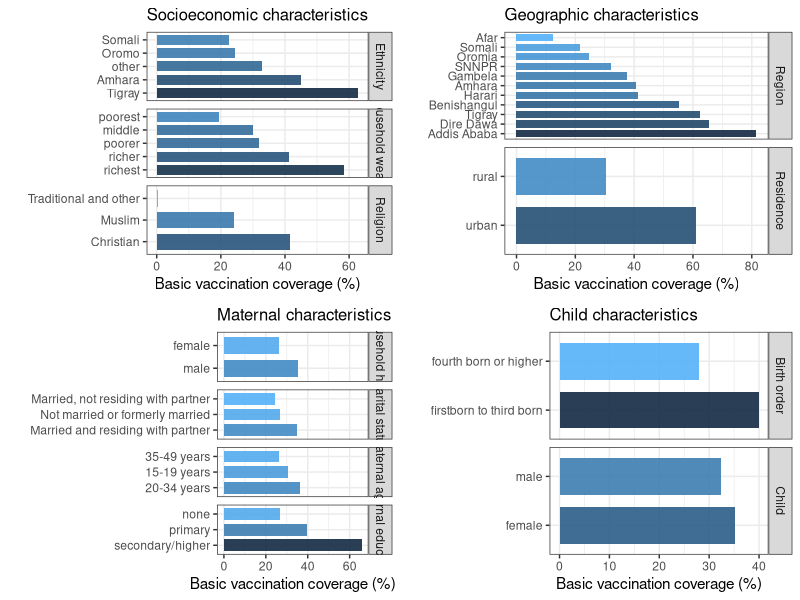
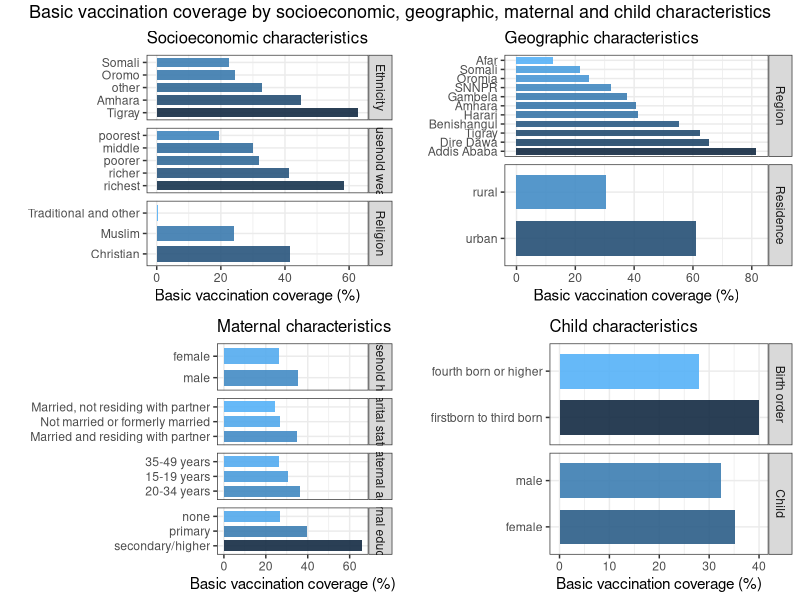
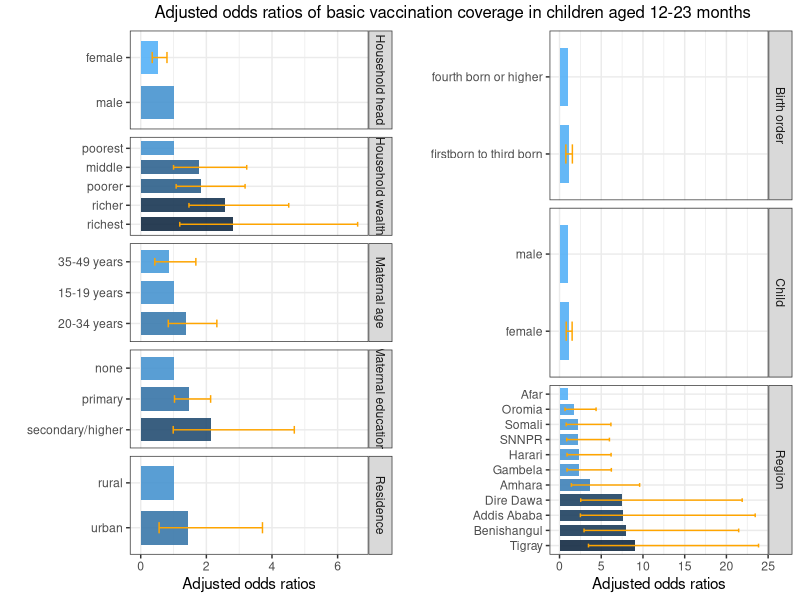

The R source for these figures, in order:
# Plots for vaccine equity in Ethiopia study 

# load libraries
library (data.table)
library (ggplot2)
library (ggpubr)

# clear workspace
rm (list = ls ())

# ------------------------------------------------------------------------------
# Plot - Vaccination coverage
# Vaccination coverage in Ethiopia among children aged 12-23 months by 
# socioeconomic, geographic, maternal and child characteristics.
#   socioeconomic (household wealth, religion, ethnicity)
#   geographic (area of residence, region)
#   maternal (maternal age at birth, maternal education, maternal marital status, sex of household head) 
#   child (sex of child, birth order) characteristics
# ------------------------------------------------------------------------------

# read file with plot data
plot_data <- fread ("data_coverage.csv")
plot_list <- vector (mode = "list", length = 4)

# loop through plots for vaccination coverage
for (i in 1:4) {
  
  plot_dat <- switch (i, 
                      # socioeconomic characteristics
                      "1" = plot_data [characteristics == "Household wealth" | 
                                         characteristics == "Religion" |
                                         characteristics == "Ethnicity"],
                      # geographic characteristics
                      "2" = plot_data [characteristics == "Residence" | 
                                         characteristics == "Region"],
                      # maternal characteristics
                      "3" = plot_data [characteristics == "Maternal age" | 
                                         characteristics == "Maternal education" | 
                                         characteristics == "Marital status" |
                                         characteristics == "Household head"], 
                      # child characteristics
                      "4" = plot_data [characteristics == "Child" | 
                                         characteristics == "Birth order"]
                      )
  
  # plot title
  plot_title <- switch (i, 
                        "1" = "Socioeconomic characteristics", 
                        "2" = "Geographic characteristics", 
                        "3" = "Maternal characteristics", 
                        "4" = "Child characteristics")
  
  # plot
  plot_list [[i]] <- ggplot (data = plot_dat, 
                             aes (x = reorder (specific_characteristics, -coverage), 
                                  y = coverage, 
                                  fill = -coverage)) + 
    geom_bar (stat = "identity", width = 0.75, alpha=0.9) + 
    labs (x = "",
          y = "Basic vaccination coverage (%)", 
          title = plot_title
          ) +
    # ggtitle (plot_title) +
    coord_flip () + 
    facet_grid (characteristics ~ ., scales = "free") +
    theme_bw () + 
    theme (legend.position="none") + 
    theme (plot.title = element_text (size = 12)) 
}

# arrange plot columns and rows
p <- ggarrange (plotlist = plot_list, ncol = 2, nrow = 2)
print (p)

p <- annotate_figure (p,
                      top = text_grob ("Basic vaccination coverage by socioeconomic, geographic, maternal and child characteristics",
                                       color = "black", 
                                       size = 13))

# save plot to file
ggsave (filename = "plot_socioeconomic_geographic_maternal_child_coverage.jpg", 
        plot = p, 
        units = "in", width = 8, height = 8, 
        dpi = 300)

# print plot
print (p)


# ------------------------------------------------------------------------------
# Plot - Adjusted odds ratios
# Inequities in vaccination coverage in Ethiopia associated with 
# socioeconomic, geographic, maternal and child characteristics.
# ------------------------------------------------------------------------------

# read file with plot data
plot_data <- fread ("data_aor.csv")
plot_list <- vector (mode = "list", length = 2)

# loop through 2 subplots
for (i in 1:2) {
  
  plot_dat <- switch (i, 
                      "1" = plot_data [characteristics != "Region" & 
                                         characteristics != "Birth order" & 
                                         characteristics != "Child" ],
                      "2" = plot_data [characteristics == "Region" | 
                                         characteristics == "Birth order" | 
                                         characteristics == "Child"]
                      )
  
  # plot
  plot_list [[i]] <- ggplot (data = plot_dat, 
                             aes (x = reorder (specific_characteristics, -AOR), 
                                  y = AOR, 
                                  fill = -AOR)) + 
    geom_bar (stat = "identity", width = 0.75, alpha=0.9) + 
    geom_errorbar (aes (ymin = low_95ci, ymax = high_95ci, width = 0.25), 
                   col = "orange") + 
    labs (x = "",
          y = "Adjusted odds ratios") +
    coord_flip () + 
    facet_grid (characteristics ~ ., scales = "free") +
    theme_bw () + 
    theme(legend.position="none")
  
}

# arrange plot columns and rows
p <- ggarrange (plotlist = plot_list, ncol = 2, nrow = 1)

p <- annotate_figure (p,
                     top = text_grob ("                     Adjusted odds ratios of basic vaccination coverage in children aged 12-23 months",
                                      color = "black", 
                                      size = 12))
# print plot
print (p)

# save plot to file
ggsave (filename = "plot_aor.jpg", 
        plot = p, 
        units = "in", width = 8, height = 6.5, 
        dpi = 300)



